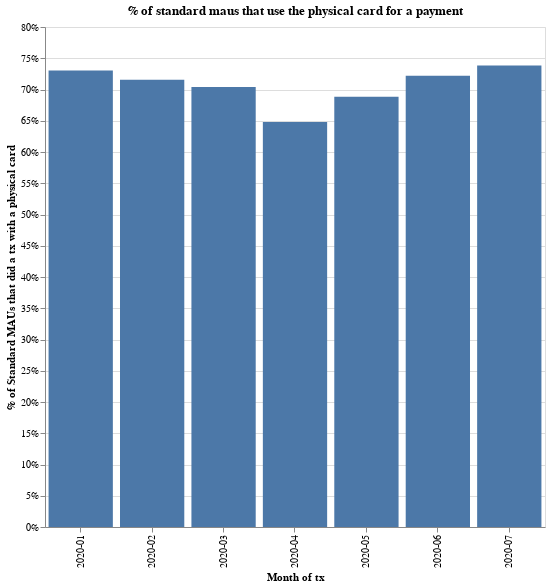

The code cell stored with this chart in its notebook:
### Markdown cell above
70% of standard MAUs in the recent months use their cards to make a physical payment.    
- having a physical card is still integral to our active user's financial behavior.

### Code cell
df = pd.read_csv("tier_positioning_recenttx.csv").fillna(0)

df["physical"] = 0
df.loc[df["n_physical"] > 0, "physical"] = 1

df = df.groupby(["month"])["physical"].agg("mean").reset_index()

alt.Chart(df).mark_bar().encode(
    x=alt.X("month", axis=alt.Axis(title="Month of tx")),
    y=alt.Y(
        "physical",
        axis=alt.Axis(
            format="%", title="% of Standard MAUs that did a tx with a physical card"
        ),
    ),
).properties(
    width=500,
    height=500,
    title="% of standard maus that use the physical card for a payment",
)

### Figure 1 — Vega-Lite specification as saved in the notebook (floating-point values rounded to 4 significant figures)
{"config": {"view": {"continuousWidth": 400, "continuousHeight": 300}}, "data": {"name": "data-8878e57033853bccbbb73c7b26407ca2"}, "mark": "bar", "encoding": {"x": {"type": "nominal", "axis": {"title": "Month of tx"}, "field": "month"}, "y": {"type": "quantitative", "axis": {"format": "%", "title": "% of Standard MAUs that did a tx with a physical card"}, "field": "physical"}}, "height": 500, "title": "% of standard maus that use the physical card for a payment", "width": 500, "$schema": "https://vega.github.io/schema/vega-lite/v4.0.2.json", "datasets": {"data-8878e57033853bccbbb73c7b26407ca2": [{"month": "2020-01", "physical": 0.7304}, {"month": "2020-02", "physical": 0.7156}, {"month": "2020-03", "physical": 0.7039}, {"month": "2020-04", "physical": 0.6482}, {"month": "2020-05", "physical": 0.6886}, {"month": "2020-06", "physical": 0.722}, {"month": "2020-07", "physical": 0.7384}]}}
